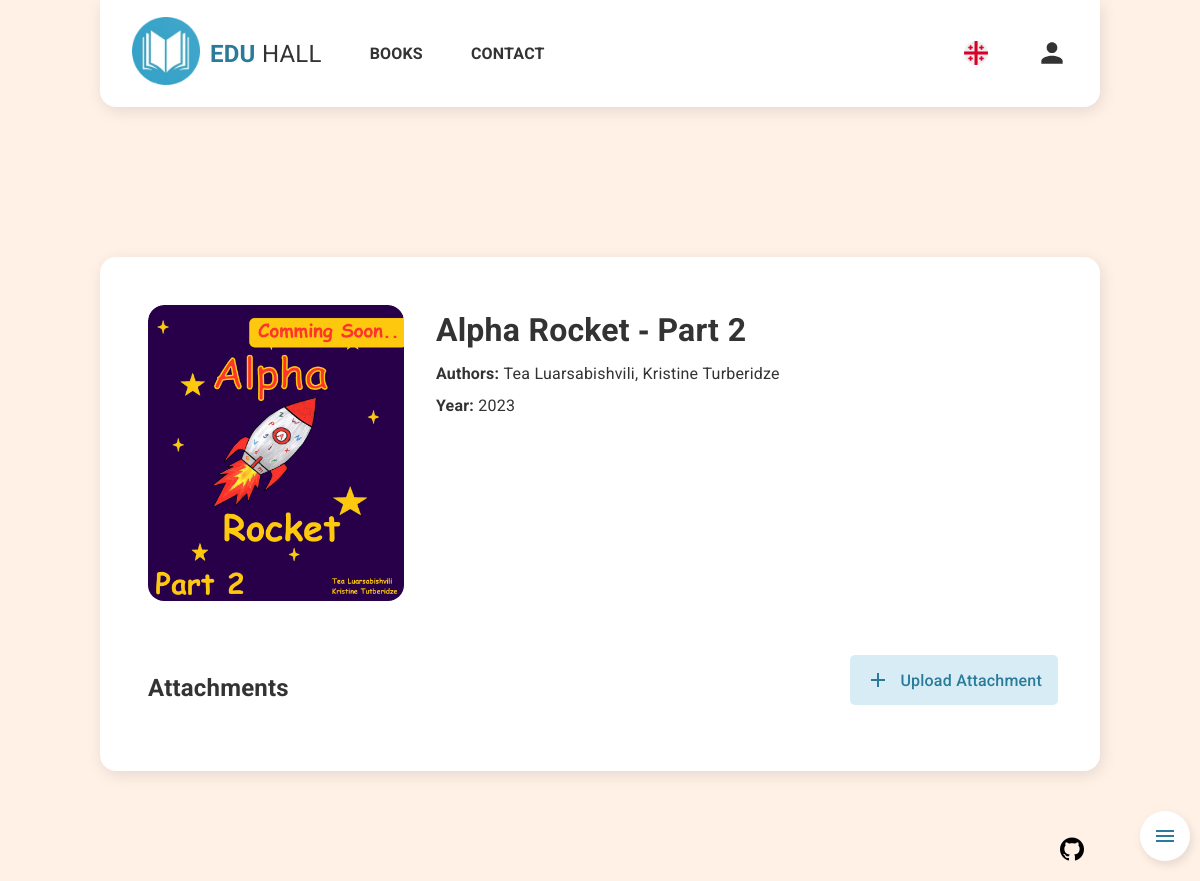
The page /p/book?u=2 (signed in) on the database its author committed.
### tables this page shows
CREATE TABLE `books` (
  `id` int(11) NOT NULL,
  `user_id` int(11) NOT NULL,
  `title` varchar(200) NOT NULL,
  `title_geo` varchar(200) NOT NULL,
  `authors` varchar(500) NOT NULL,
  `authors_geo` varchar(500) NOT NULL,
  `year` int(11) NOT NULL,
  `description` varchar(1000) NOT NULL,
  `description_geo` varchar(1000) NOT NULL,
  `image` varchar(500) NOT NULL,
  `added_date` timestamp NOT NULL DEFAULT current_timestamp()
);

### db/DB.php (called while the page is built, shortened)
<?php
class DB
{
    public static function getConnection()
    {
        $servername = "localhost";
        $username   = "root";
        $password   = "";
        $dbname     = "eduhall";
        try {
            $conn = new PDO("mysql:host=$servername;dbname=$dbname;charset=utf8mb4", $username, $password);
            $conn->setAttribute(PDO::ATTR_ERRMODE, PDO::ERRMODE_EXCEPTION);
        } catch (PDOException $e) {
            echo "Connection failed: " . $e->getMessage();
        }
        return $conn;
    }
    public static function select_single($sql)
    {
        $conn = self::getConnection();
        $stmt = $conn->prepare($sql);
        $stmt->execute();
        $res = $stmt->fetchAll(PDO::FETCH_ASSOC);
        return count($res) > 0 ? $res[0] : null;
    }
    public static function getBook($id, $translate = true)
    {
        $book = Db::select_single("SELECT * FROM books WHERE id = $id");
        return $book;
    }
}

### session.php (called while the page is built, shortened)
<?php
require_once("db/DB.php");
$_user = $_SESSION["user"] ?? null;
if ($_user) {
  $_user = DB::select_single("SELECT * FROM users WHERE id=" . $_user['id']);
}
function _isAdmin()
{
  global $_user;
  return $_user && $_user["is_admin"];
}

### p/book/index.php (the view, shortened to what this page needs)
<?php require_once("../../session.php") ?>
<?php
$book = Db::getBook($_GET["u"]);
?>
<!DOCTYPE html>
<html lang="en">
<head>
  <link rel="stylesheet" href="../../css/styles.css">
  <link rel="stylesheet" href="book.css">
</head>
<body>
  <?php include("../../partials/header.php"); ?>
  <?php if (_isAdmin()) : ?>
    <button id="btnToggleAdminMenu" class="action white larger">
      <svg id="iconMenu" title="iconMenu" xmlns="http://www.w3.org/2000/svg" height="24px" viewBox="0 0 24 24" width="24px" fill="#000000">
        <path d="M0 0h24v24H0V0z" fill="none" />
        <path d="M3 18h18v-2H3v2zm0-5h18v-2H3v2zm0-7v2h18V6H3z" />
      </svg>
    </button>
  <?php endif ?>
  <main>
    <div class="book_info">
      <div>
        <span class="img_container"><img width="100%" src="../../images/<?php echo $book["image"] ?>" alt="book cover" /></span>
      </div>
      <div class="col_right">
        <div>
          <h1><?php echo $book["title"] ?></h1>
          <p><span><?php tr("ავტორები", "Authors") ?>:</span> <?php echo $book["authors"] ?></p>
          <p><span><?php tr("გამოშვების წელი", "Year") ?>:</span> <?php echo $book["year"] ?></p>
        </div>
      </div>
    </div>
    <?php if ($_user && $_user["is_active"] && ($_user["is_admin"] || Db::isMyBook($_user["id"], $book["id"]))) : ?>
      <div class="grid">
        <?php $listAttachments = DB::getListAttachments($book["id"]) ?>
        <?php if ($_user["is_admin"] || count($listAttachments)) : ?>
          <div class="flex">
            <h2 style="align-self: end"><?php tr("დამხმარე მასალა", "attachments") ?></h2>
            <?php if ($_user["is_admin"]) : ?>
              <button id="btnAttachmentAdd" style="margin-left: auto; margin-right: 10px;" class="flat with_icon">
                <svg xmlns="http://www.w3.org/2000/svg" height="24px" viewBox="0 0 24 24" width="24px" fill="var(--clr_primary)">
                  <path d="M0 0h24v24H0V0z" fill="none" />
                  <path d="M19 13h-6v6h-2v-6H5v-2h6V5h2v6h6v2z" />
                </svg>
              </button>
            <?php endif ?>
          </div>
          <div class="attachments">
          </div>
        <?php endif ?>
      </div>
    <?php endif ?>
  </main>
  <?php include("../../partials/footer.php"); ?>
</body>
</html>

### css/styles.css (style rules this page uses)
:root { --clr_primary: hsl(196, 58%, 38%); --clr_primaryLighter: hsl(196, 58%, 68%); --clr_primaryLighter2: hsl(196, 58%, 85%); --clr_primaryLighter3: hsl(196, 58%, 90%); --clr_secondary: #DE1E38; --clr_red: hsl(346, 55%, 38%); --clr_red1: hsl(346, 55%, 68%); --clr_red2: hsl(346, 55%, 85%); --clr_red3: hsl(346, 55%, 90%); --clr_orange: hsl(36, 96%, 46%); --clr_orange1: hsl(36, 96%, 68%); --clr_orange2: hsl(36, 96%, 85%); --clr_orange3: hsl(36, 96%, 90%); --clr_border: #dfdfdf; --clr_c1: #333; --clr_c2: #666; --clr_c3: #B4B4B4; --shadow_focus: inset 0 0 0px 1px var(--clr_primary); --hover_focus: 2px 4px 12px var(--clr_border); }
* { margin: 0; padding: 0; outline: none; box-sizing: border-box; font-family: 'Noto Sans Georgian', 'Roboto', 'Noto Sans Georgian', sans-serif; line-height: 1.5; letter-spacing: .2px; color: var(--clr_c1); scrollbar-color: #dfdfdf transparent; scrollbar-width: thin; }
h1, h2, h3, h4 { text-transform: capitalize; }
body { font-size: 16px; height: 100vh; background-color: #FFF1E6; overflow-y: scroll; }
.flex { display: flex; gap: 1em; }
main { width: 1000px; max-width: 100%; margin: auto; margin-top: 150px; background: white; padding: 3em; border-radius: 16px; box-shadow: 2px 4px 16px rgba(0, 0, 0, 0.1); animation: anShowUp ease 450ms; }
.img_container { display: block; border-radius: 16px; overflow: hidden; }
.img_container img { border-radius: 16px; transition: transform ease 450ms, opacity ease 450ms; }

### p/book/book.css (style rules this page uses)
main { margin-bottom: -150px; padding-right: 2em; }
.book_info { display: grid; grid-template-columns: 256px 1fr; gap: 2em; margin-bottom: 3em; }
img { border-radius: 16px; }
.col_right { display: grid; gap: 3em; align-content: start; }
.grid { display: grid; gap: .5em; }
.attachments { max-height: 75vh; padding-right: 10px; padding-bottom: 10px; overflow-y: auto; }
p { margin-top: .5em; }
p>span { font-weight: bold; }

### css/button.css (style rules this page uses)
button { cursor: pointer; border: none; background: var(--clr_primary); color: #fafafa; border-radius: 5px; font-family: inherit; font-size: 1rem; height: 50px; transition: filter ease 450ms; text-transform: capitalize; padding: 0 1em; }
button.with_icon { display: flex; align-items: center; gap: 10px; }
button.action { transition: background-color ease 250ms; background-color: var(--clr_primaryLighter3); height: 40px; width: 40px; border-radius: 50%; display: inline-grid; place-content: center; }
button.flat { font-weight: 500; color: var(--clr_primary); background: var(--clr_primaryLighter3); }
button.action.larger { width: 50px; height: 50px; }
button.action.white { background: white; box-shadow: 2px 4px 10px rgba(0, 0, 0, 0.1); animation: anShowUp ease 450ms; }
button.action.white svg { fill: var(--clr_primary); }

### partials/header.php (style rules this page uses)
img { border-radius:0 }

### p/book/index.php (style rules this page uses)
#btnToggleAdminMenu { position: fixed; right: 10px; bottom: 20px; z-index: 2; }
#btnToggleAdminMenu svg { animation: anShowUpBiggerScale ease 450ms; }

### rows shown on the page
books: image (picture), title "Alpha Rocket - Part 2", authors "Tea Luarsabishvili, Kristine Turberidze", year "2023"

### other values the page prints
$word_eng "BOOKS CONTACT Authors Year Attachments Upload Attachment"
